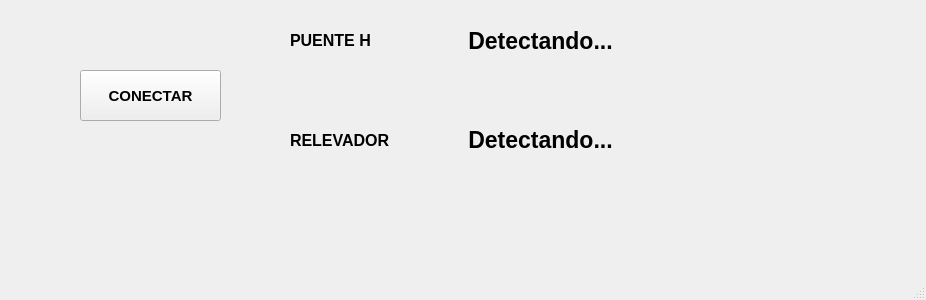
<?xml version="1.0" encoding="UTF-8"?>
<ui version="4.0">
 <class>MainWindow</class>
 <widget class="QMainWindow" name="MainWindow">
  <property name="geometry">
   <rect>
    <x>0</x>
    <y>0</y>
    <width>926</width>
    <height>300</height>
   </rect>
  </property>
  <property name="windowTitle">
   <string>MainWindow</string>
  </property>
  <widget class="QWidget" name="centralwidget">
   <widget class="QPushButton" name="btn_conec_desco">
    <property name="geometry">
     <rect>
      <x>80</x>
      <y>70</y>
      <width>141</width>
      <height>51</height>
     </rect>
    </property>
    <property name="font">
     <font>
      <pointsize>11</pointsize>
      <weight>75</weight>
      <bold>true</bold>
     </font>
    </property>
    <property name="text">
     <string>CONECTAR</string>
    </property>
   </widget>
   <widget class="QLabel" name="lbl_movimiento">
    <property name="geometry">
     <rect>
      <x>290</x>
      <y>20</y>
      <width>131</width>
      <height>41</height>
     </rect>
    </property>
    <property name="font">
     <font>
      <pointsize>12</pointsize>
      <weight>75</weight>
      <bold>true</bold>
     </font>
    </property>
    <property name="text">
     <string>PUENTE H</string>
    </property>
   </widget>
   <widget class="QLabel" name="lbPuenteH">
    <property name="geometry">
     <rect>
      <x>390</x>
      <y>10</y>
      <width>301</width>
      <height>61</height>
     </rect>
    </property>
    <property name="font">
     <font>
      <pointsize>17</pointsize>
      <weight>75</weight>
      <bold>true</bold>
     </font>
    </property>
    <property name="text">
     <string>Detectando...</string>
    </property>
    <property name="alignment">
     <set>Qt::AlignCenter</set>
    </property>
   </widget>
   <widget class="QLabel" name="lbRelevador">
    <property name="geometry">
     <rect>
      <x>430</x>
      <y>130</y>
      <width>221</width>
      <height>20</height>
     </rect>
    </property>
    <property name="font">
     <font>
      <pointsize>17</pointsize>
      <weight>75</weight>
      <bold>true</bold>
     </font>
    </property>
    <property name="text">
     <string>Detectando...</string>
    </property>
    <property name="alignment">
     <set>Qt::AlignCenter</set>
    </property>
   </widget>
   <widget class="QLabel" name="lbl_movimiento_2">
    <property name="geometry">
     <rect>
      <x>290</x>
      <y>120</y>
      <width>131</width>
      <height>41</height>
     </rect>
    </property>
    <property name="font">
     <font>
      <pointsize>12</pointsize>
      <weight>75</weight>
      <bold>true</bold>
     </font>
    </property>
    <property name="text">
     <string>RELEVADOR</string>
    </property>
   </widget>
  </widget>
  <widget class="QMenuBar" name="menubar">
   <property name="geometry">
    <rect>
     <x>0</x>
     <y>0</y>
     <width>926</width>
     <height>21</height>
    </rect>
   </property>
  </widget>
  <widget class="QStatusBar" name="statusbar"/>
 </widget>
 <resources/>
 <connections/>
</ui>
